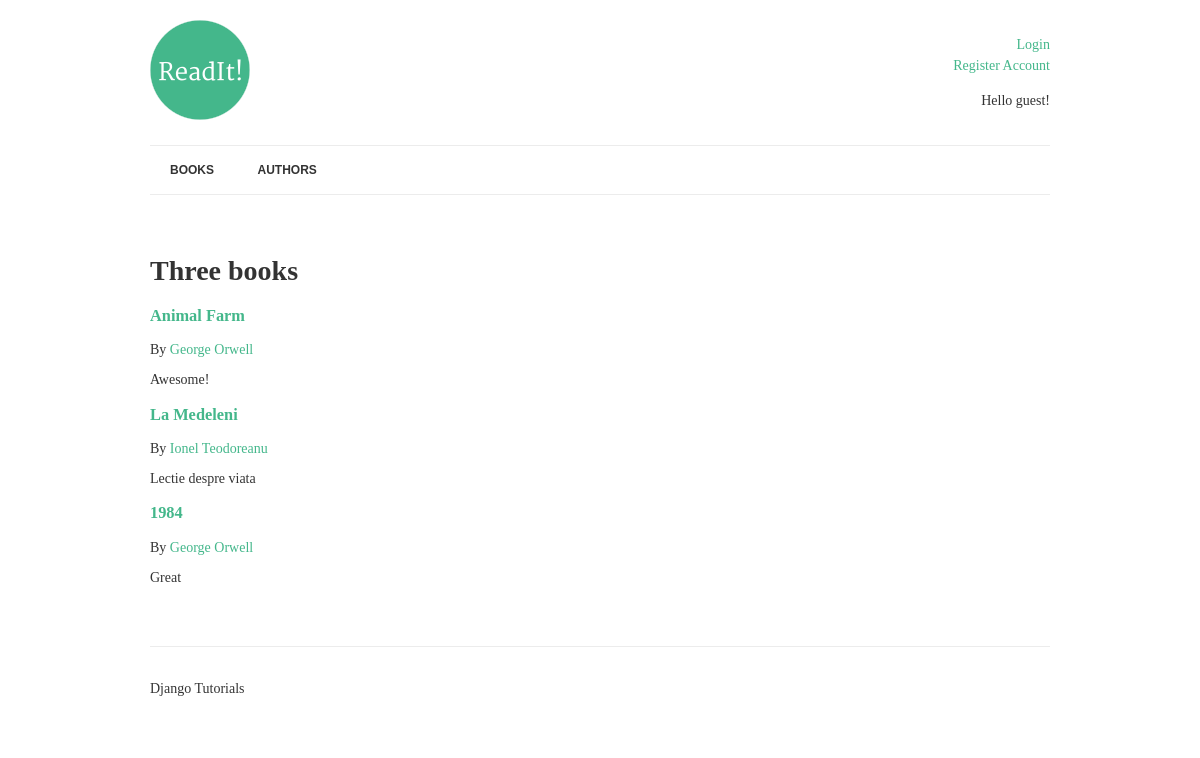
The app's page /, older data.
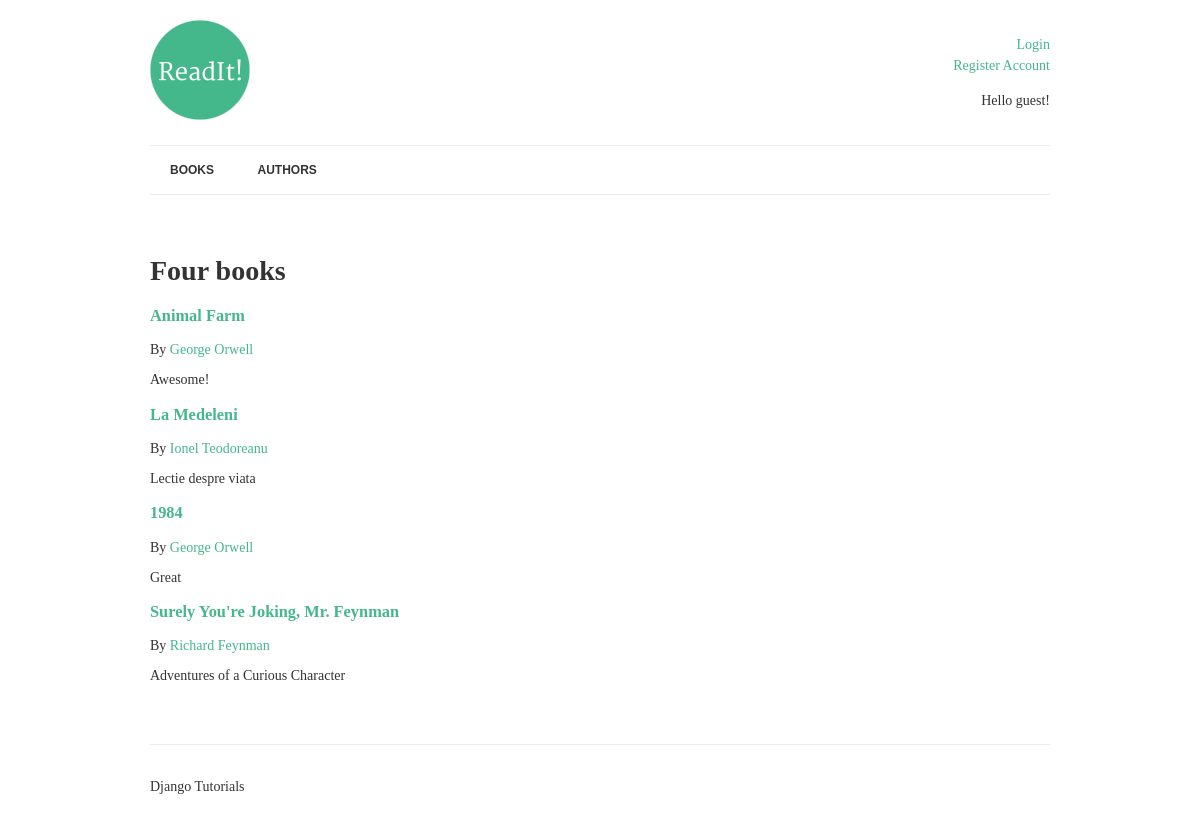
The same page, newer data.
### books/models.py (models this page shows, shortened)
class Book(models.Model):
    title = models.CharField(max_length=150)
    authors = models.ManyToManyField('Author', related_name="books")
    review = models.TextField(blank=True, null=True)
    date_reviewed = models.DateTimeField(blank=True, null=True)
    is_favourite = models.BooleanField(default=False, verbose_name='Favourite?')

class Author(models.Model):
    name = models.CharField(max_length=70,
                            help_text='Use pen name, not real name',
                            unique=True)

### books/views.py (the view)
# urls.py: url(r'^$', views.list_books, name='books'),
def list_books(request):
    books = Book.objects.exclude(date_reviewed__isnull=True).prefetch_related(
        'authors')
    context = {
        'books': books
    }
    return render(request, 'books/index.html', context)

### templates/books/index.html
{% extends 'books/base.html' %}
{% load humanize %}
{% block content %}
  <h1>{{ books.count|apnumber|title }} book{{ books.count|pluralize }}</h1>
  {% for book in books %}
    {% include 'books/book-detail.html' %}
  {% endfor %}
{% endblock %}

### templates/books/book-detail.html (shortened to what this page needs)
<div class="books/book">
  <h3>
    <a href="{% url 'book-detail' book.pk %}">
      {{ book.title | title }}
    </a>
  </h3>
  <p>By
    {% for author in book.authors.all %}
      <a href="{% url 'author-detail' author.pk %}">
        {{ author.name }}
      </a>
    {% endfor %}
  </p>
  <p>{{ book.review|linebreaks }}</p>
</div>

Row changes from the older to the newer data that the page shows:
added Book: title "Surely You're Joking, Mr. Feynman", review "Adventures of a Curious Character"
now on this page (row unchanged): Author: name "Richard Feynman", shown under "Surely You're Joking, Mr. Feynman"
Text that changed along with them:
{{ books.count|apnumber|title }}: "Three" → "Four"
